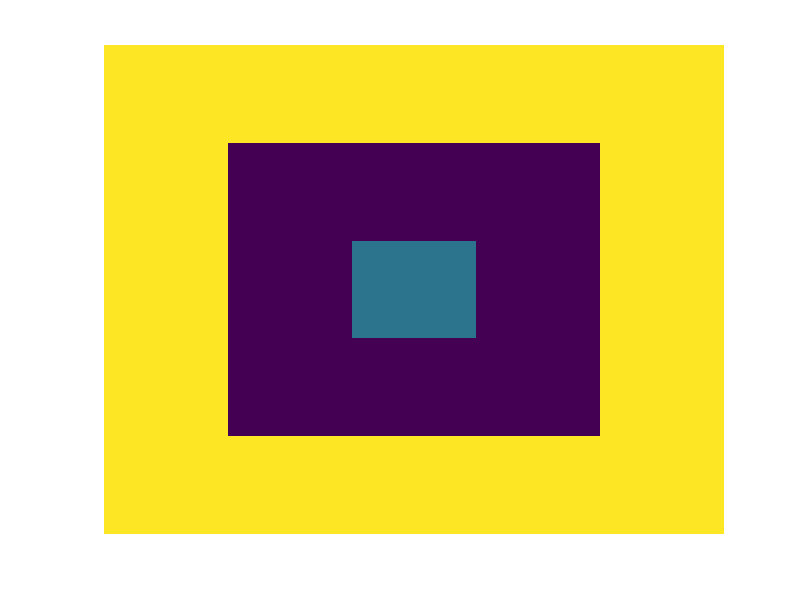

MATLAB code to generate this figure:
%{
a = [30, 45, 60, 120];
n = length(a);
while n>1
    n=n-1;
    sind(a(n))
    cosd(a(n))
    tand(a(n))
    cotd(a(n))
end
%}

%{
a = [1 2; 3 4; 5 6];
b = [7 8; 9 10];
c = [a;b];
e = [0 0];
d = [a,[b;e]]
%}


a = 8*ones(10);
a(3:8,3:8)=0;
a(5:6,5:6)=3;
imagesc(a);
%plot(a)
grid off;
axis off;



%{
%clc
%cl
n1=13;
n2=10;
k1=4;
k2=5;
sc_1 = factorial(n1)/factorial(n1-k1)*factorial(k1);
sc_2 = factorial(n2)/factorial(n2-k2)*factorial(k2);
A = sc_1*sc_2;
%}

